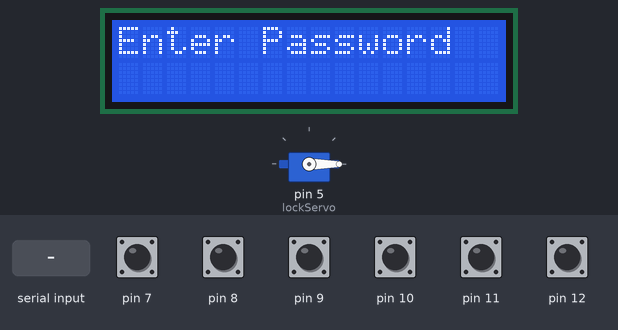
Recording of a sketch running on a simulated Arduino Uno, built with avr-gcc and run on an emulated ATmega328P. Shown: 16×2 character LCD, servo. Inputs (shaded band) come from the test bench; at power-on: pin 7–12 HIGH.

Above: at 3.2 s.
3.3 s: "Y" received over Serial
At 4.5 s:
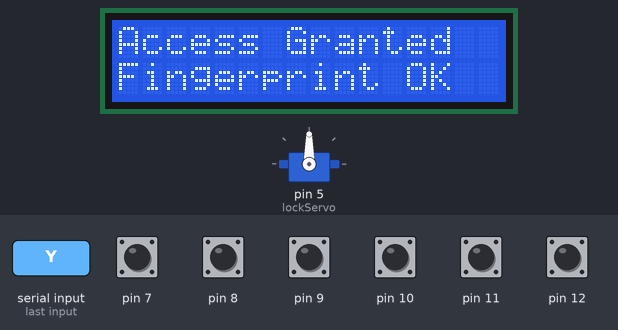
4.8 s: "N" received over Serial
7.8 s: pin 8 pulled LOW for 1 s
At 8.9 s:
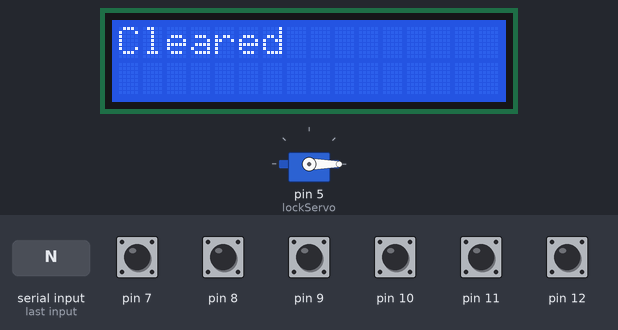
11.8 s: pin 7 pulled LOW for 1 s
At 14.0 s:
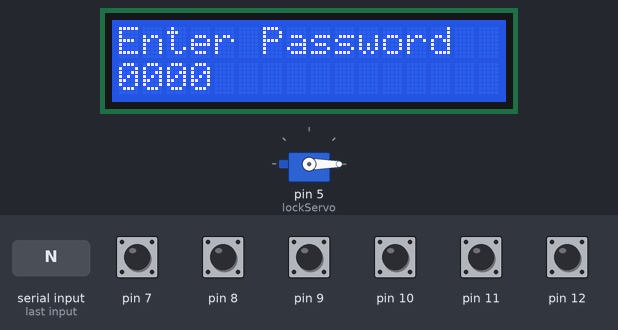
14.3 s: pin 10 pulled LOW for 0.15 s
At 14.8 s:
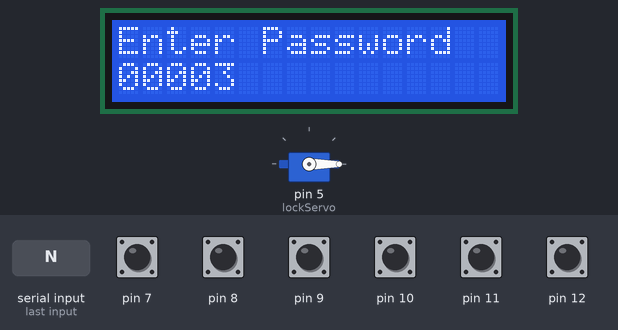
16.0 s: pin 11 pulled LOW for 0.15 s
At 17.3 s:
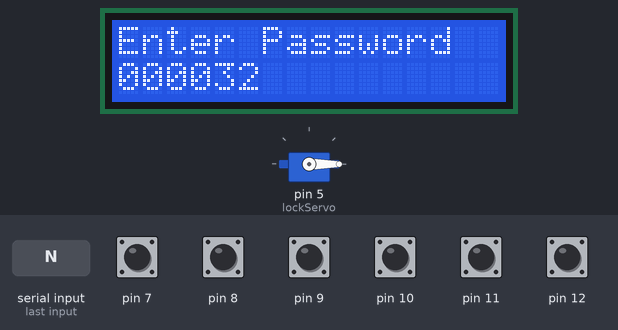
Timing chart, 0 to 18.7 s (numbered marks = the images above; inputs shaded):
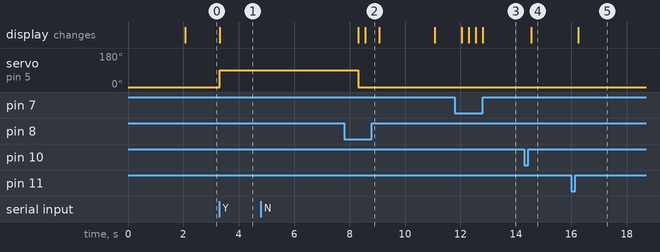

Measured:
- after the input at 3.3 s, servo on pin 5 (lockServo): 0° → 90° at once; the display: changes at once (image 1)
- after the input at 4.8 s, every drawn part: stays the same
- after the input at 11.8 s, the display: first changes after 0.25 s (image 3 shows a later state)
- after the input at 14.3 s, the display: changes after 0.25 s (image 4)
- after the input at 16.0 s, the display: changes after 0.25 s (image 5)

The sketch:

simulation1.ino
```cpp
#include <LiquidCrystal.h>
#include <Servo.h>

/* ---------- LCD ---------- */
LiquidCrystal lcd(A4, A5, A3, A2, A1, A0);

/* ---------- SERVO ---------- */
Servo lockServo;

/* ---------- PASSWORD ---------- */
String password = "123";
String entered = "";

void setup() {

  lcd.begin(16, 2);
  lcd.print("Door Lock Sys");
  lcd.setCursor(0,1);
  lcd.print("Initializing");
  delay(2000);
  lcd.clear();

  lockServo.attach(5);
  lockServo.write(0);   // LOCKED

  /* Phone Keypad pins (PHONE keypad, not matrix) */
  pinMode(12, INPUT_PULLUP); // 1
  pinMode(11, INPUT_PULLUP); // 2
  pinMode(10, INPUT_PULLUP); // 3
  pinMode(9,  INPUT_PULLUP); // *
  pinMode(8,  INPUT_PULLUP); // #
  pinMode(7,  INPUT_PULLUP); // 0

  Serial.begin(9600);

  lcd.print("Enter Password");
}

void loop() {

  /* ---------- FINGERPRINT (Virtual Terminal) ---------- */
  if (Serial.available()) {
    char fp = Serial.read();

    if (fp == 'Y') {
      grantAccess("Fingerprint OK");
    }
    else if (fp == 'N') {
      denyAccess();
    }
  }

  /* ---------- KEYPAD ---------- */
  char key = readKeypad();

  if (key != 0) {

    if (key == '*') {           // ENTER
      if (entered == password) {
        grantAccess("Password OK");
      } else {
        denyAccess();
      }
      entered = "";
    }

    else if (key == '#') {      // CLEAR
      entered = "";
      lcd.clear();
      lcd.print("Cleared");
      delay(500);
      lcd.clear();
      lcd.print("Enter Password");
    }

    else {                      // DIGITS
      entered += key;
      lcd.setCursor(0,1);
      lcd.print(entered);
    }
  }
}

/* ---------- FUNCTIONS ---------- */

char readKeypad() {

  if (digitalRead(12) == LOW) { delay(250); return '1'; }
  if (digitalRead(11) == LOW) { delay(250); return '2'; }
  if (digitalRead(10) == LOW) { delay(250); return '3'; }
  if (digitalRead(7)  == LOW) { delay(250); return '0'; }
  if (digitalRead(9)  == LOW) { delay(250); return '*'; } // ENTER
  if (digitalRead(8)  == LOW) { delay(250); return '#'; } // CLEAR

  return 0;
}

void grantAccess(String msg) {
  lcd.clear();
  lcd.print("Access Granted");
  lcd.setCursor(0,1);
  lcd.print(msg);

  lockServo.write(90);   // UNLOCK
  delay(5000);

  lockServo.write(0);    // LOCK
  lcd.clear();
  lcd.print("Enter Password");
}

void denyAccess() {
  lcd.clear();
  lcd.print("Access Denied");
  delay(2000);
  lcd.clear();
  lcd.print("Enter Password");
}
```
